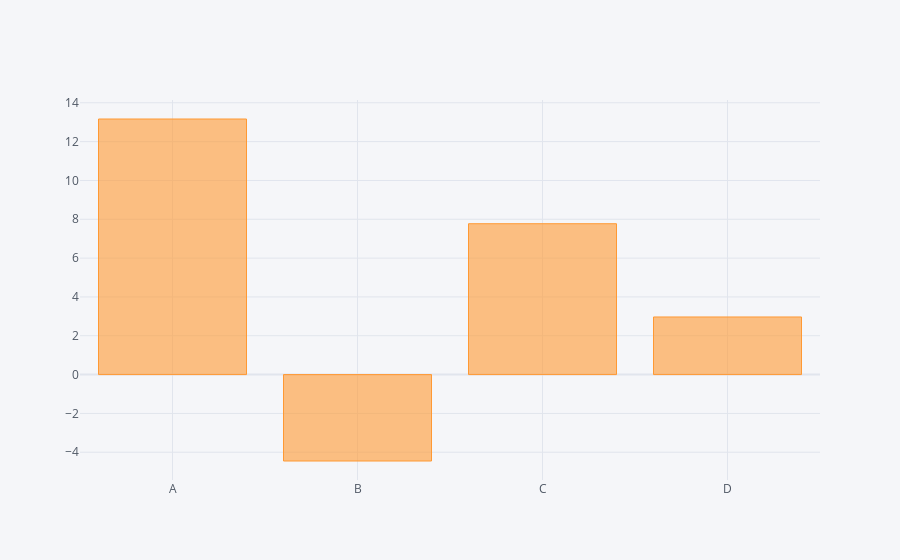

Write notebook code for a chart like this one.
### Code cell
df.sum().iplot(kind='bar')

### Figure 1 — Plotly figure (JSON) as saved in the notebook; plotly's stock layout.template omitted (floating-point values rounded to 4 significant figures)
{"data": [{"marker": {"color": "rgba(255, 153, 51, 0.6)", "line": {"color": "rgba(255, 153, 51, 1.0)", "width": 1}}, "name": "None", "orientation": "v", "text": "", "type": "bar", "x": ["A", "B", "C", "D"], "y": [13.17, -4.451, 7.771, 2.968]}], "layout": {"legend": {"bgcolor": "#F5F6F9", "font": {"color": "#4D5663"}}, "paper_bgcolor": "#F5F6F9", "plot_bgcolor": "#F5F6F9", "title": {"font": {"color": "#4D5663"}}, "xaxis": {"gridcolor": "#E1E5ED", "showgrid": true, "tickfont": {"color": "#4D5663"}, "title": {"font": {"color": "#4D5663"}, "text": ""}, "zerolinecolor": "#E1E5ED"}, "yaxis": {"gridcolor": "#E1E5ED", "showgrid": true, "tickfont": {"color": "#4D5663"}, "title": {"font": {"color": "#4D5663"}, "text": ""}, "zerolinecolor": "#E1E5ED"}}}
